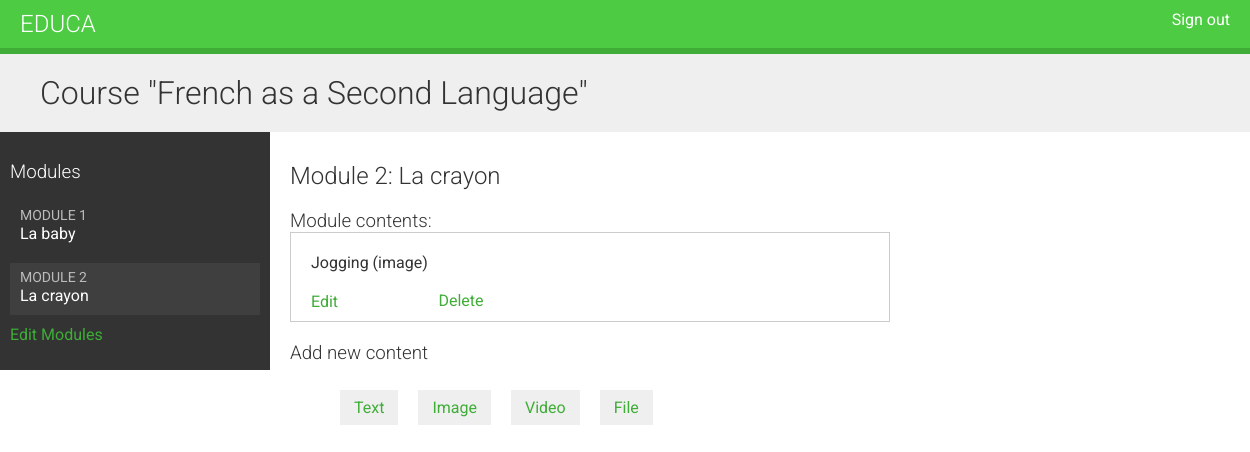
Before: /course/module/7/ (signed in) with the older database file.
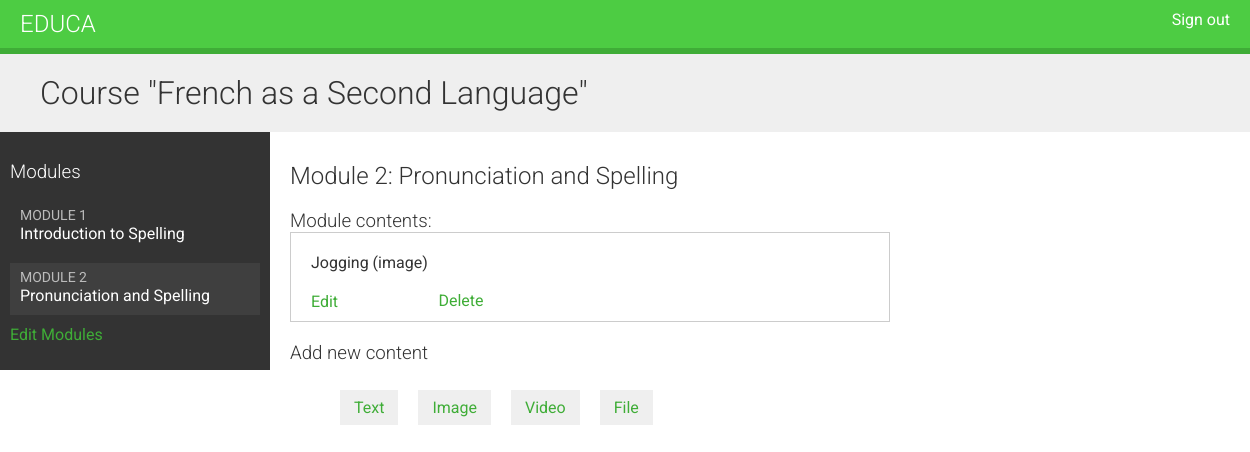
After: the same page with the newer database file.
### courses/models.py (models this page shows, shortened)
class Module(models.Model):
    course = models.ForeignKey(Course,
                               related_name='modules',
                               on_delete=models.CASCADE)
    title = models.CharField(max_length=200)
    description = models.TextField(blank=True)
    order = OrderField(blank=True, for_fields=['course'])
    class Meta:
        ordering = ['order']

### courses/views.py (the view)
class ModuleContentListView(TemplateResponseMixin, View):
    template_name = 'courses/manage/module/content_list.html'
    def get(self, request, module_id):
        module = get_object_or_404(Module,
                                   id=module_id,
                                   course__owner=request.user)
        return self.render_to_response({'module': module})

### courses/models.py (called while the page is built)
    def __str__(self):
        return self.title

### courses/templatetags/course.py (called while the page is built)
@register.filter
def model_name(obj):
    try:
        return obj._meta.model_name
    except AttributeError:
        return None

### courses/templates/courses/manage/module/content_list.html (shortened to what this page needs)
{% extends "base.html" %}
{% load course %}
{% block content %}
    {% with course=module.course %}
        <h1>Course "{{ course.title }}"</h1>
        <div class="contents">
            <h3>Modules</h3>
            <ul id="modules">
                {% for m in course.modules.all %}
                    <li data-id="{{ m.id }}" {% if m == module %}
                    class="selected"{% endif %}>
                        <a href="{% url 'module_content_list' m.id %}">
                            <span>
                                Module <span class="order">{{ m.order|add:1 }}</span>
                            </span>
                            <br>
                            {{ m.title }}
                        </a>
                    </li>
                {% empty %}
                    <li>No modules yet</li>
                {% endfor %}
            </ul>
            <p><a href="{% url 'course_module_update' course.id %}">
                Edit Modules
            </a></p>
        </div>
        <div class="module">
            <h2>Module {{ module.order|add:1 }}: {{ module.title }}</h2>
            <h3>Module contents:</h3>
            <div id="module-contents">
                {% for content in module.contents.all %}
                    <div data-id="{{ content.id }}">
                        {% with item=content.item %}
                            <p>{{ item }} ({{ item|model_name }})</p>
                            <a href="{% url 'module_content_update' module.id item|model_name item.id %}">Edit</a>
                            <form action="{% url 'module_content_delete' content.id %}" method="post">
                                <input type="submit" value="Delete">
                            </form>
                        {% endwith %}
                    </div>
                {% empty %}
                    <p>This module has no contents yet.</p>
                {% endfor %}
            </div>
            <h3>Add new content</h3>
            <ul class="content-types">
                <li><a href="{% url 'module_content_create' module.id 'text' %}">Text</a></li>
                <li><a href="{% url 'module_content_create' module.id 'image' %}">Image</a></li>
                <li><a href="{% url 'module_content_create' module.id 'video' %}">Video</a></li>
                <li><a href="{% url 'module_content_create' module.id 'file' %}">File</a></li>
            </ul>
        </div>
    {% endwith %}
{% endblock %}

Changed rows visible on the page:
changed Module: title "La baby" → "Introduction to Spelling"
changed Module: title "La crayon" → "Pronunciation and Spelling"
